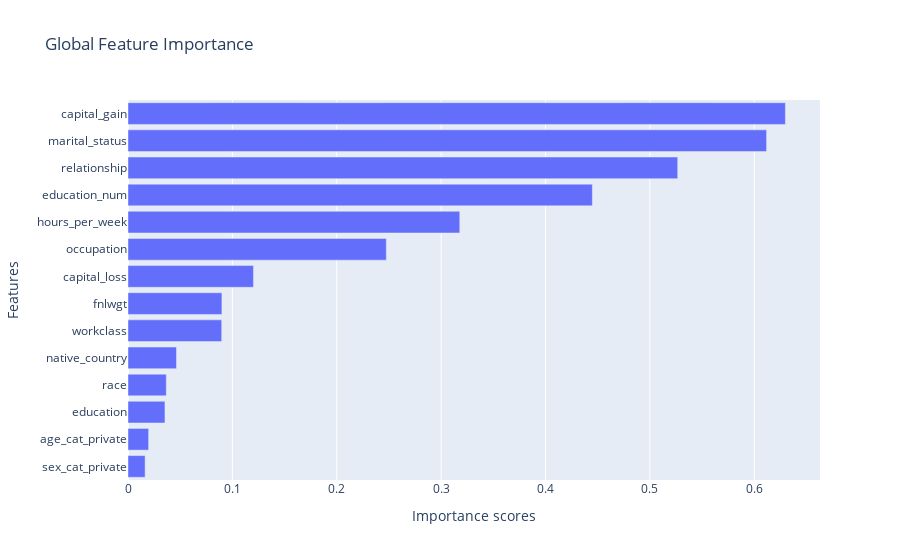

Notebook code for this chart:
### Code cell
print("SHAP results:")
global_explanations["shap_global"].ipython_plot(class_names=transformer.class_names, max_display=14)

### Figure 1 — Plotly figure (JSON) as saved in the notebook; plotly's stock layout.template omitted (floating-point values rounded to 4 significant figures)
{"data": [{"alignmentgroup": "True", "hovertemplate": "Importance scores=%{x}<br>Features=%{y}<extra></extra>", "legendgroup": "", "marker": {"color": "#636efa", "pattern": {"shape": ""}}, "name": "", "offsetgroup": "", "orientation": "h", "showlegend": false, "textposition": "auto", "type": "bar", "x": [0.01639, 0.01976, 0.03541, 0.0367, 0.04645, 0.08977, 0.08998, 0.1202, 0.2475, 0.3179, 0.4449, 0.5267, 0.6118, 0.6299], "xaxis": "x", "y": ["sex_cat_private", "age_cat_private", "education", "race", "native_country", "workclass", "fnlwgt", "capital_loss", "occupation", "hours_per_week", "education_num", "relationship", "marital_status", "capital_gain"], "yaxis": "y"}], "layout": {"barmode": "relative", "legend": {"tracegroupgap": 0}, "title": {"text": "Global Feature Importance"}, "xaxis": {"anchor": "y", "domain": [0, 1], "title": {"text": "Importance scores"}}, "yaxis": {"anchor": "x", "domain": [0, 1], "title": {"text": "Features"}}}}
